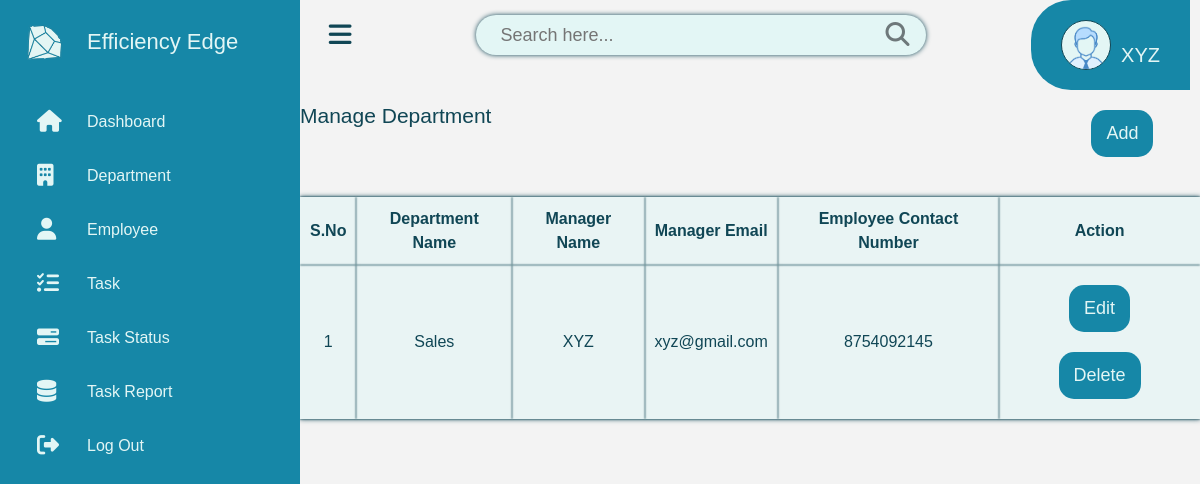
/admin/adminDepartment.php (signed in), run on the app's committed database.
### tables this page shows
CREATE TABLE DEPARTMENT (
    dept_id INT NOT NULL AUTO_INCREMENT PRIMARY KEY,
    dept_name VARCHAR(50) UNIQUE NOT NULL,
    admin_id INT,
    FOREIGN KEY (admin_id) REFERENCES ADMIN_MANAGER(admin_id) ON DELETE SET NULL
);

CREATE TABLE ADMIN_MANAGER (
    admin_id INT NOT NULL AUTO_INCREMENT PRIMARY KEY,
    admin_name VARCHAR(50) UNIQUE NOT NULL,
    admin_email VARCHAR(30) UNIQUE NOT NULL,
    admin_phone VARCHAR(10) NOT NULL,
    admin_gender VARCHAR(10) NOT NULL,
    admin_pass VARCHAR(255) NOT NULL
);

### admin/adminDepartment.php (the view, shortened to what this page needs)
<!DOCTYPE html>
<html lang="en">
<head>
    <?php
        include "../head.php";
    ?>
    <link rel="stylesheet" href="../css/sidebar.css">
    <link rel="stylesheet" href="../css/topbar.css">
</head>
<body>
    <?php
        include '../php/config.php';
        $email = $_SESSION['admin_email'];
        $sql = "SELECT dept_name, admin_name, admin_email, admin_phone FROM DEPARTMENT NATURAL JOIN ADMIN_MANAGER WHERE ADMIN_MANAGER.admin_email = '$email'";
        $result = $conn->query($sql);
    ?>
    <div class="container">
        <?php include 'adminSidebar.php' ?>
        <div class="main">
            <?php include 'adminTopbar.php' ?>
            <section id="department">
                <div class="box">
                    <div class="title">
                        <p>Manage Department</p>
                        <button><a href="addDepartment.php">Add</a></button>
                    </div>
                    <table>
                        <tr>
                            <th>S.No</th>
                            <th>Department Name</th>
                            <th>Manager Name</th>
                            <th>Manager Email</th>
                            <th>Employee Contact Number</th>
                            <th>Action</th>
                        </tr>
                        <?php
                            if ($result->num_rows > 0) {
                                $serialNo = 1;
                                while ($row = $result->fetch_assoc()) {
                                    $dept_name = $row["dept_name"];
                                    echo "<tr>";
                                    echo "<td>" . $serialNo . "</td>";
                                    echo "<td>" . $row["dept_name"] . "</td>";
                                    echo "<td>" . $row["admin_name"] . "</td>";
                                    echo "<td>" . $row["admin_email"] . "</td>";
                                    echo "<td>" . $row["admin_phone"] . "</td>";
                                    echo "<td class='buttons'><button onclick='editDepartment(\"$dept_name\")'>Edit</button><button onclick='deleteDepartment(\"$dept_name\")'>Delete</button></td>";
                                    echo "</tr>";
                                    $serialNo++;
                                }
                            } else {
                                echo "<tr><td colspan='5'>No records found</td></tr>";
                            }
                        ?>
                    </table>
                </div>
            </section>
        </div>
    </div>
</body>
</html>

### css/admin.css (style rules this page uses)
* { margin: 0; padding: 0; border: none; outline: none; box-sizing: border-box; }
:root { --dark-blue : #1687a7; --light-blue : #e3f6f5; --blue : #104655; --white : #f3f3f3; }
body { width: 100%; overflow-x: hidden; min-height: 100vh; font-family: 'Lucida Sans', 'Lucida Sans Regular', 'Lucida Grande', 'Lucida Sans Unicode', Geneva, Verdana, sans-serif; }
a { text-decoration: none; color: var(--light-blue); }
.container { width: 100%; }
.main { position: absolute; top: 0; width: calc(100% - 300px); height: 100%; left: 300px; transition: 0.5s; background-color: var(--white); overflow-y: scroll; }
#employee .box, #department .box, #task .box, #addEmployee .box, #addDepartment .box, #taskReport .box, #taskStatus .box, #editDepartment .box, #editEmployee .box, #editPassword .box, #newTask .box { margin: 40px auto; max-width: 900px; min-width: 400px; display: flex; flex-direction: column; text-align: center; color: var(--blue); }
#employee .box .title, #department .box .title, #taskReport .box .title, #taskStatus .box .title, #newTask .box .title { display: flex; }
#employee .box .title p, #department .box .title p, #task .box .title p, #taskReport .box .title p, #taskStatus .box .title p, #newTask .box .title p { font-size: 21px; }
#employee .box .title button, #department .box .title button, #taskReport .box .title button, #taskStatus .box .title button, #newTask .title button { margin-left: 600px; }
#employee .box button, #department .box button, #taskReport .box button, #taskStatus .box button, #newTask .box button { width: fit-content; height: fit-content; padding: 10px 15px; background-color: var(--dark-blue); color: var(--light-blue); border-radius: 15px; font-size: 18px; margin: 10px; }
#employee .box table, #department .box table, #taskReport .box table, #taskStatus .box table, #newTask .box table { height: auto; box-shadow: 0px 0px 5px var(--blue); background-color: #e3f6f599; margin: 30px auto 50px; }
#employee .box th, #employee .box td , #department .box th, #department .box td, #taskReport .box th, #taskReport .box td, #taskStatus .box th, #taskStatus .box td, #newTask .box td, #newTask .box th { box-shadow: 0px 0px 2px var(--blue); padding: 10px; }

### data on the page
department: dept_name "Sales", admin.admin_name "XYZ", admin.admin_email "xyz@gmail.com", admin.admin_phone "8754092145"

### other printed values
$name "XYZ"
